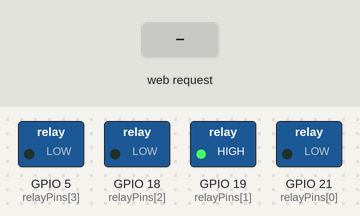
A sketch run on a simulated ESP32. On the bench: switched loads named in the sketch (green lamp = pin HIGH). The test bench sets the inputs (shaded band). WiFi joins after 1.5 s; servers stay silent unless stated.

Above: at 2.7 s.
2.8 s: HTTP request GET /on received
At 3.3 s:
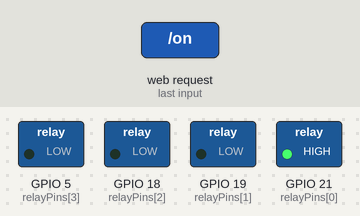
4.3 s: HTTP request GET /off received
At 25.5 s:
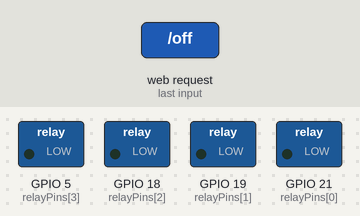
Timing chart, 0 to 25.8 s (numbered marks = the images above; inputs shaded):
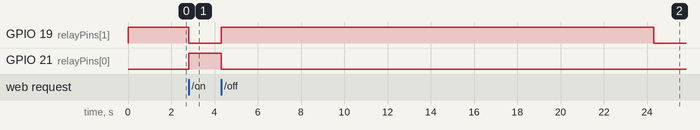

Measured:
- after the input at 2.8 s, GPIO 19 (relayPins[1]): HIGH → LOW at once; GPIO 21 (relayPins[0]): LOW → HIGH at once
- after the input at 4.3 s, GPIO 19 (relayPins[1]): LOW → HIGH at once, → LOW 20.0 s later; GPIO 21 (relayPins[0]): HIGH → LOW after 0.00 s instead of 18.5 s

The sketch:

mxirrigation-ESP32x4relay-tvalve.ino
```cpp
/*
  MxIrrigation T Valve Controller
  author MxSolutions.it
  version 0.4

  ESP32 + 4 relays (only relay 1 and relay 2 used)
  - Relay pins: {21, 19, 18, 5} ACTIVE HIGH
  - Never allow both working relays ON at the same time:
      /on  -> Relay1 ON for 15s, node status = ON
      /off -> Relay2 ON for 15s, node status = OFF
  - On boot: pulse Relay2 ON for 15s, status = OFF

  Network:
  - Static IP: 192.168.5.48
  - Gateway : 192.168.5.1
  - WiFi stays connected with modem-sleep enabled (lower power, near-instant response)

  Watchdog:
  - Ping gateway every 60s ONLY when status == OFF
  - If 4 consecutive ping failures -> reboot

  Power saving changes (v0.4):
  - Disable Bluetooth
  - Reduce CPU frequency to 80 MHz
  - Enable WiFi sleep (modem-sleep)
*/

#include <WiFi.h>
#include <WebServer.h>
#include <ESPping.h>

// For btStop()
#include "esp_bt.h"

// ----------------- USER CONFIG -----------------
const char* WIFI_SSID     = "WAFNAMOTOPARK";
const char* WIFI_PASSWORD = "motocross";

IPAddress localIP(192, 168, 5, 45);
IPAddress gateway(192, 168, 5, 1);
IPAddress subnet(255, 255, 255, 0);
IPAddress dns1(192, 168, 5, 1);

const uint32_t RELAY_PULSE_MS = 20000UL;

// Ping every minute only when status is OFF
const uint32_t PING_PERIOD_MS = 60000UL;
const uint8_t  MAX_PING_FAILS = 4;

// Relay pins (4 relays present; only first two used)
const int relayPins[] = {21, 19, 18, 5};
static_assert(sizeof(relayPins) / sizeof(relayPins[0]) == 4, "relayPins must have 4 entries");

// Active HIGH relays
const uint8_t RELAY_ON  = HIGH;
const uint8_t RELAY_OFF = LOW;

// ----------------- STATE -----------------
WebServer server(80);

enum NodeStatus : uint8_t { STATUS_OFF = 0, STATUS_ON = 1 };
volatile NodeStatus nodeStatus = STATUS_OFF;

enum PulsedRelay : uint8_t { PULSE_NONE = 0, PULSE_R1 = 1, PULSE_R2 = 2 };

struct RelayPulse {
  bool active = false;
  PulsedRelay which = PULSE_NONE;
  uint32_t endAtMs = 0;
} pulse;

uint32_t lastPingAtMs = 0;
uint8_t consecutivePingFails = 0;

// ----------------- RELAY HELPERS -----------------
void allRelaysOff() {
  for (int i = 0; i < 4; i++) digitalWrite(relayPins[i], RELAY_OFF);
}

void relay1On()  { digitalWrite(relayPins[0], RELAY_ON);  }
void relay1Off() { digitalWrite(relayPins[0], RELAY_OFF); }
void relay2On()  { digitalWrite(relayPins[1], RELAY_ON);  }
void relay2Off() { digitalWrite(relayPins[1], RELAY_OFF); }

void startRelayPulse(PulsedRelay which, uint32_t durationMs) {
  // Enforce never-both-on: OFF everything first
  pulse.active = false;
  pulse.which = PULSE_NONE;
  allRelaysOff();

  if (which == PULSE_R1) relay1On();
  else if (which == PULSE_R2) relay2On();

  pulse.active = true;
  pulse.which = which;
  pulse.endAtMs = millis() + durationMs;
}

void serviceRelayPulse() {
  if (!pulse.active) return;

  if ((int32_t)(millis() - pulse.endAtMs) >= 0) {
    if (pulse.which == PULSE_R1) relay1Off();
    else if (pulse.which == PULSE_R2) relay2Off();

    pulse.active = false;
    pulse.which = PULSE_NONE;
  }
}

// ----------------- WEB HELPERS -----------------
String statusToString(NodeStatus st) {
  return (st == STATUS_ON) ? F("ON") : F("OFF");
}

void handleRoot() {
  String page;
  page.reserve(1000);

  page += F("<!doctype html><html><head><meta charset='utf-8'>");
  page += F("<meta name='viewport' content='width=device-width, initial-scale=1'>");
  page += F("<title>MxIrrigation</title></head><body>");
  page += F("<h2>MxIrrigation T Valve Controller ANFITEATRO</h2>");

  page += F("<p><b>Status:</b> ");
  page += statusToString(nodeStatus);
  page += F("</p>");

  page += F("<ul>");
  page += F("<li><a href='/on'>ON</a> (Relay 1 for 15s)</li>");
  page += F("<li><a href='/off'>OFF</a> (Relay 2 for 15s)</li>");
  page += F("</ul>");

  page += F("<hr><p><b>IP:</b> ");
  page += WiFi.localIP().toString();
  page += F("<br><b>Gateway:</b> ");
  page += gateway.toString();
  page += F("<br><b>WiFi RSSI:</b> ");
  page += String(WiFi.RSSI());
  page += F(" dBm</p>");

  page += F("</body></html>");

  server.send(200, "text/html; charset=utf-8", page);
}

void handleOn() {
  nodeStatus = STATUS_ON;
  consecutivePingFails = 0; // optional: reset watchdog failures on activity
  startRelayPulse(PULSE_R1, RELAY_PULSE_MS);
  server.sendHeader("Location", "/", true);
  server.send(302, "text/plain", "OK");
}

void handleOff() {
  nodeStatus = STATUS_OFF;
  consecutivePingFails = 0;
  startRelayPulse(PULSE_R2, RELAY_PULSE_MS);
  server.sendHeader("Location", "/", true);
  server.send(302, "text/plain", "OK");
}

void handleNotFound() {
  server.send(404, "text/plain", "Not found");
}

// ----------------- PING + REBOOT -----------------
void servicePing() {
  // Only ping every minute when the node is OFF (per requirement)
  if (nodeStatus != STATUS_OFF) return;

  uint32_t now = millis();
  if (lastPingAtMs != 0 && (uint32_t)(now - lastPingAtMs) < PING_PERIOD_MS) return;
  lastPingAtMs = now;

  bool ok = (WiFi.status() == WL_CONNECTED) && Ping.ping(gateway, 1);

  if (ok) {
    consecutivePingFails = 0;
  } else {
    consecutivePingFails++;
    if (consecutivePingFails >= MAX_PING_FAILS) {
      allRelaysOff();
      delay(50);
      ESP.restart();
    }
  }
}

// ----------------- WIFI + POWER -----------------
void applyPowerSavings() {
  // 1) Disable Bluetooth stack (saves power even if unused)
  btStop();
  esp_bt_controller_disable();

  // 2) Reduce CPU frequency (near-instant web response still OK for this workload)
  setCpuFrequencyMhz(80);

  // 3) Enable WiFi modem-sleep while connected
  WiFi.setSleep(true);
}

void connectWiFiStatic() {
  WiFi.mode(WIFI_STA);

  // Static IP before begin()
  WiFi.config(localIP, gateway, subnet, dns1);

  WiFi.begin(WIFI_SSID, WIFI_PASSWORD);

  // Bounded connect wait (keeps boot deterministic)
  uint32_t start = millis();
  while (WiFi.status() != WL_CONNECTED && (uint32_t)(millis() - start) < 15000UL) {
    delay(250);
  }
}

// ----------------- SETUP/LOOP -----------------
void setup() {
  // GPIO init
  for (int i = 0; i < 4; i++) {
    pinMode(relayPins[i], OUTPUT);
    digitalWrite(relayPins[i], RELAY_OFF);
  }

  // Boot behavior
  nodeStatus = STATUS_OFF;
  startRelayPulse(PULSE_R2, RELAY_PULSE_MS);

  connectWiFiStatic();
  applyPowerSavings();

  server.on("/", handleRoot);
  server.on("/on", handleOn);
  server.on("/off", handleOff);
  server.onNotFound(handleNotFound);
  server.begin();
}

void loop() {
  server.handleClient();
  serviceRelayPulse();
  servicePing();
  delay(1);
}
```
